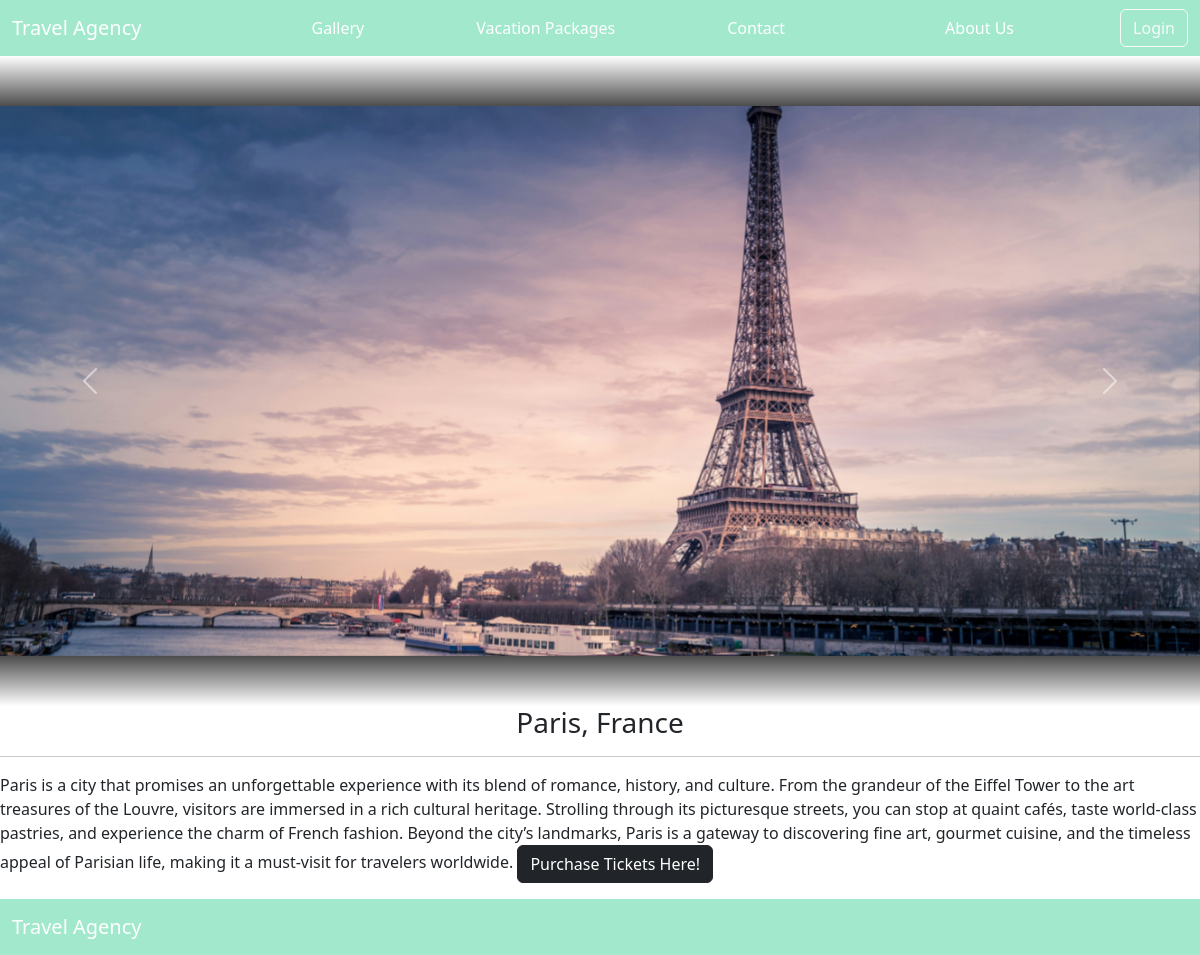
/destinations/details/2/, run on the app's committed database.
### destinations/models.py (models this page shows, shortened)
class DestinationImage(models.Model):
    post = models.ForeignKey(Destinations, on_delete=models.CASCADE, related_name="images")
    image = models.ImageField(upload_to="images/destinations", blank=True, null=True)

class Destinations(models.Model):
    title = models.CharField(max_length=200)
    short_desc = models.CharField(max_length=200, blank=True, null=True)
    description = models.TextField()
    price = models.DecimalField(max_digits=14, decimal_places=2, blank=True, null=True)

### destinations/views.py (the view)
# urls.py: path('details/<int:pk>/', DestinationsDetailsPage.as_view(), name="destination_details"),
class DestinationsDetailsPage(DetailView):
    model = Destinations
    template_name = "destinations/details.html"
    def get_context_data(self, **kwargs):
        context = super().get_context_data(**kwargs)
        context['all_destinations'] = Destinations.objects.all()
        return context

### templates/destinations/details.html (shortened to what this page needs)
{% extends 'base.html' %}
{% load static %}
{% block css %}
<link rel="stylesheet" href="{% static '/css/details.css' %}">
{% endblock %}
{% block content %}
<div>
    <section class="carousel-section">
        <div class="carousel-container">
            <div id="bannerCarousel" class="carousel slide" data-bs-ride="carousel">
                <div class="carousel-inner">
                    {% for dest_image in destinations.images.all %}
                        <div class="{% if forloop.first %}carousel-item active{% else %}carousel-item{% endif %}">
                            <img src="{{dest_image.image.url}}" class="d-block w-100" alt="Tropical Beach">
                            <div class="carousel-caption d-none d-md-block">
                            </div>
                        </div>
                    {% endfor %}
                </div>
                <button class="carousel-control-prev" type="button" data-bs-target="#bannerCarousel"
                    data-bs-slide="prev">
                    <span class="carousel-control-prev-icon" aria-hidden="true"></span>
                </button>
                <button class="carousel-control-next" type="button" data-bs-target="#bannerCarousel"
                    data-bs-slide="next">
                    <span class="carousel-control-next-icon" aria-hidden="true"></span>
                </button>
            </div>
        </div>
    </section>
    <div>
        <h3>{{destinations.title}}</h3>
        <hr>
    </div>
</div>
<p>{{destinations.description}} <a href="{% url 'destination_tickets' destinations.id %}" class="btn btn-dark">Purchase Tickets Here!</a></p>
{% endblock %}

### templates/base.html (shortened to what this page needs)
{% load static %}
<!DOCTYPE html>
<html lang="en">
<head>
    <link href="https://cdn.jsdelivr.net/npm/bootstrap@5.3.2/dist/css/bootstrap.min.css" rel="stylesheet"
>
    <link rel="stylesheet" href="https://cdnjs.cloudflare.com/ajax/libs/font-awesome/6.4.2/css/all.min.css"
 />
    <link rel="stylesheet" href="{% static '/css/base.css' %}">
    {% block css %}{% endblock css%}
</head>
<body>
    {% include 'navbar.html' %}
    <div class="container-fluid page-container">
        {% block content %}
        {% endblock content%}
    </div>
    <footer class="footer">
        {% include 'footer.html' %}
    </footer>
</body>
</html>

### templates/navbar.html (shortened to what this page needs)
<nav class="navbar navbar-expand-lg">
    <div class="container-fluid">
        <a href="{% url 'home' %}" class="navbar-brand text-white">Travel Agency</a>
        <div class="collapse navbar-collapse justify-content-between" id="navbarSupportedContent">
            <ul class="navbar-nav mx-auto">
                <li class="nav-item mx-5">
                    <a href="{% url 'Hot Spots' %}" class="nav-link active text-white" aria-current="page">Gallery</a>
                </li>
                <li class="nav-item mx-5">
                    <a href="{% url 'list' %}" class="nav-link active text-white" aria-current="page" href="">Vacation Packages</a>
                </li>
                <li class="nav-item mx-5">
                    <a href="{% url 'contact' %}" class="nav-link active text-white" aria-current="page">Contact</a>
                </li>
                    <a href="{% url 'contact' %}" class="nav-link active text-white" aria-current="page">About Us</a>
            </ul>
            <div>
                {% if user.is_authenticated %}
                <a href="{% url 'edit_profile' %}" class="btn btn-outline-light me-2">Edit Profile</a>
                <a href="{% url 'logout' %}" class="btn btn-outline-light">Logout</a>
                {% else %}
                <a href="{% url 'login' %}" class="btn btn-outline-light">Login</a>
                {% endif %}
            </div>
        </div>
    </div>
</nav>

### templates/footer.html (shortened to what this page needs)
<nav class="navbar navbar-expand-lg">
    <div class="container-fluid">
        <a class="navbar-brand text-white" href="#">Travel Agency</a>
    </div>
</nav>

### static/css/base.css (style rules this page uses)
.navbar { background-color: #A1E8CC; }
body, html { height: 100%; }
.page-container { min-height: calc(100vh - 113px); padding: 0 !important; overflow: hidden; }

### static/css/details.css (style rules this page uses)
body, html { margin: 0; padding: 0; width: 100%; overflow-x: hidden; }
.carousel-container { width: 100vw; position: relative; left: 50%; right: 50%; margin-left: -50vw; margin-right: -50vw; overflow: hidden; z-index: 1; }
.carousel-item { height: 550px; }
.carousel-item img { object-fit: cover; height: 100%; width: 100%; }
.carousel-section { width: 100vw; position: relative; padding: 50px 0; background: linear-gradient(to bottom, rgba(0,0,0,0) 0%, rgba(0,0,0,0.7) 50px, rgba(0,0,0,0.7) calc(100% - 50px), rgba(0,0,0,0) 100%); }
.carousel-control-prev, .carousel-control-next { top: 50px; bottom: 50px; }
.carousel-inner { width: 100%; }
h3 { text-align: center; }

### data on the page
DestinationImage: image (picture)
Destinations: title "Paris, France", description "Paris is a city that promises an unforgettable experience with its blend of romance, history, and culture. From the grandeur of the Eiffel Tower to the art treasures of the Louvre, visitors are immersed in a rich cultural heritage. Strolling through its picturesque streets, you can stop at quaint cafés, taste world-class pastries, and experience the charm of French fashion. Beyond the city’s landmarks, Paris is a gateway to discovering fine art, gourmet cuisine, and the timeless appeal of Parisian life, making it a must-visit for travelers worldwide."
